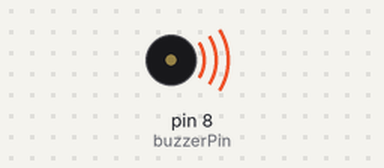
Recording of a sketch running on a simulated Arduino Uno, built with avr-gcc and run on an emulated ATmega328P. On the bench: buzzer (waves = sounding, pin HIGH).

Above: at 0.4 s.
Timing chart, 0 to 3.0 s (numbered marks = the images above):
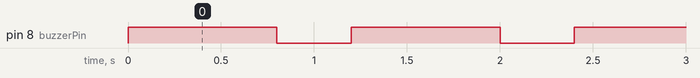

Measured:
- by itself, pin 8 (buzzerPin): alternates HIGH for 0.80 s and LOW for 0.40 s

The sketch:

ders_11-Buzzer_Kullan_m_.ino
```cpp
int buzzerPin=8;

void setup() {
  pinMode(buzzerPin,OUTPUT);

}

void loop() {
  digitalWrite(buzzerPin,HIGH);
  delay(800);
  digitalWrite(buzzerPin,LOW);
  delay(400);

}
```
